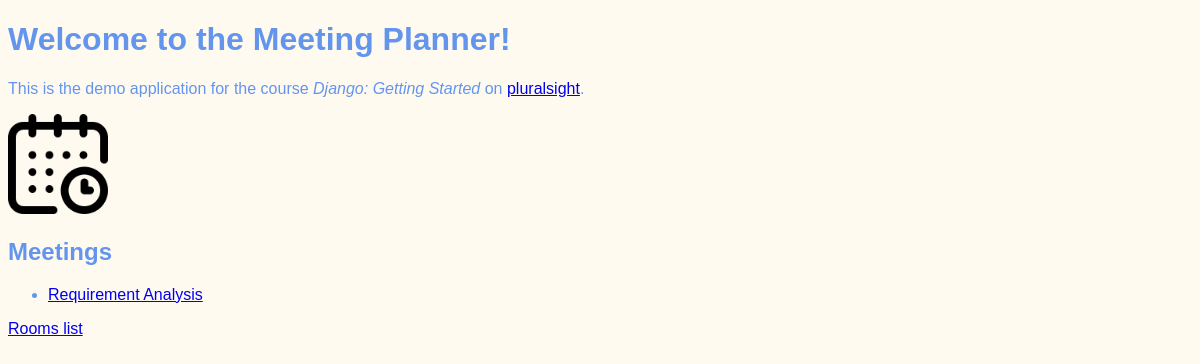
/, run on an earlier commit of the app's database.
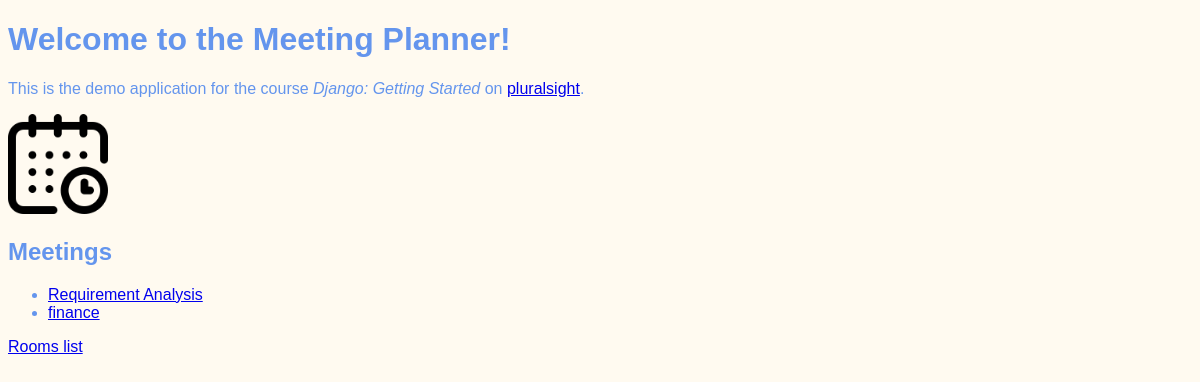
And on a later commit of the database.
### meetings/models.py (models this page shows, shortened)
class Meeting(models.Model):
    title = models.CharField(max_length=299)
    date = models.DateField()
    start_time = models.TimeField(default=time(9))
    duration = models.IntegerField(default=1)
    room = models.ForeignKey(Room, on_delete=models.CASCADE)

### website/views.py (the view)
# urls.py: path('',welcome, name="welcome"),
def welcome(request):
    return render(request, "website/welcome.html",
                  {"meetings":Meeting.objects.all()})

### website/templates/website/welcome.html (shortened to what this page needs)
{% extends "base.html" %}
{% load static %}
{% block content %}
    <h1> Welcome to the Meeting Planner!</h1>
    <p>
        This is the demo application for the course
        <em>Django: Getting Started</em>
        on <a href="https://www.pluralsight.com">
        pluralsight</a>.
    </p>
    <img src="{% static 'website/calendar.png' %}" width="100px">
    <h2>Meetings</h2>
    <ul>
        {% for meeting in meetings %}
        <li>
            <a href="{% url 'detail' meeting.id %}">
                {{ meeting.title }}
            </a>
        </li>
        {% endfor %}
    </ul>
    <a href="{% url 'rooms' %}">Rooms list</a>
{% endblock %}

What changed in the data, as far as the page shows it:
added Meeting: title "finance"
